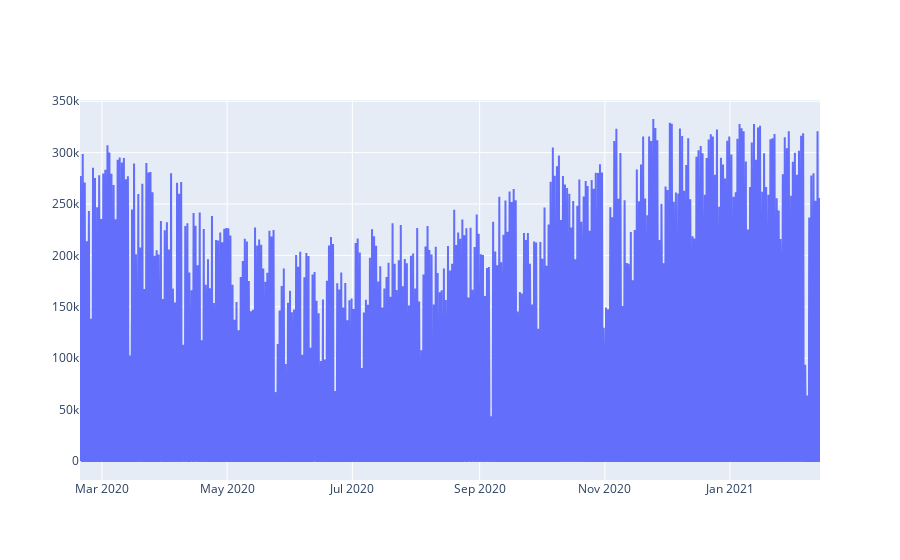

The cell this chart's notebook holds for it:
### Code cell
fig_pc_6 = go.Figure()

fig_pc_6.add_trace(go.Scatter(x = pc_6_data.index, y = pc_6_data['power']))
fig_pc_6.show()

### Figure 1 — Plotly figure (JSON) as saved in the notebook; plotly's stock layout.template omitted (floating-point values rounded to 4 significant figures; data arrays with more than 128 entries replaced by an {"elided": "..."} marker saying what was removed)
{"data": [{"type": "scatter", "x": {"elided": "8654 str values"}, "y": {"elided": "8654 float values"}}], "layout": {}}
